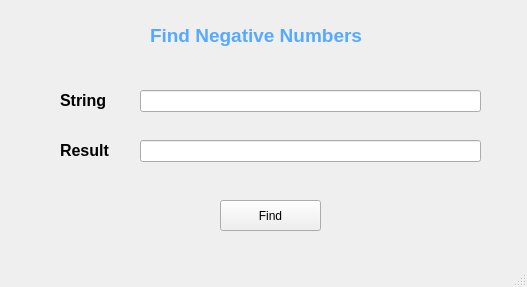
<?xml version="1.0" encoding="UTF-8"?>
<ui version="4.0">
 <class>MainWindow</class>
 <widget class="QMainWindow" name="MainWindow">
  <property name="geometry">
   <rect>
    <x>0</x>
    <y>0</y>
    <width>527</width>
    <height>287</height>
   </rect>
  </property>
  <property name="windowTitle">
   <string>Anti fan so 1 cua PyQt6</string>
  </property>
  <widget class="QWidget" name="centralwidget">
   <widget class="QLabel" name="label">
    <property name="geometry">
     <rect>
      <x>60</x>
      <y>70</y>
      <width>81</width>
      <height>61</height>
     </rect>
    </property>
    <property name="text">
     <string>&lt;html&gt;&lt;head/&gt;&lt;body&gt;&lt;p&gt;&lt;span style=&quot; font-size:12pt; font-weight:600;&quot;&gt;String&lt;/span&gt;&lt;/p&gt;&lt;/body&gt;&lt;/html&gt;</string>
    </property>
   </widget>
   <widget class="QLineEdit" name="lineEdit">
    <property name="geometry">
     <rect>
      <x>140</x>
      <y>90</y>
      <width>341</width>
      <height>22</height>
     </rect>
    </property>
   </widget>
   <widget class="QLineEdit" name="lineEdit_2">
    <property name="geometry">
     <rect>
      <x>140</x>
      <y>140</y>
      <width>341</width>
      <height>22</height>
     </rect>
    </property>
    <property name="readOnly">
     <bool>true</bool>
    </property>
   </widget>
   <widget class="QLabel" name="label_2">
    <property name="geometry">
     <rect>
      <x>60</x>
      <y>120</y>
      <width>81</width>
      <height>61</height>
     </rect>
    </property>
    <property name="text">
     <string>&lt;html&gt;&lt;head/&gt;&lt;body&gt;&lt;p&gt;&lt;span style=&quot; font-size:12pt; font-weight:600;&quot;&gt;Result&lt;/span&gt;&lt;/p&gt;&lt;/body&gt;&lt;/html&gt;</string>
    </property>
   </widget>
   <widget class="QLabel" name="label_3">
    <property name="geometry">
     <rect>
      <x>150</x>
      <y>0</y>
      <width>291</width>
      <height>71</height>
     </rect>
    </property>
    <property name="text">
     <string>&lt;html&gt;&lt;head/&gt;&lt;body&gt;&lt;p&gt;&lt;span style=&quot; font-size:14pt; font-weight:600; color:#55aaff;&quot;&gt;Find Negative Numbers&lt;/span&gt;&lt;/p&gt;&lt;/body&gt;&lt;/html&gt;</string>
    </property>
   </widget>
   <widget class="QPushButton" name="pushButton">
    <property name="geometry">
     <rect>
      <x>220</x>
      <y>200</y>
      <width>101</width>
      <height>31</height>
     </rect>
    </property>
    <property name="text">
     <string>Find</string>
    </property>
   </widget>
  </widget>
  <widget class="QStatusBar" name="statusbar"/>
 </widget>
 <resources/>
 <connections/>
</ui>
